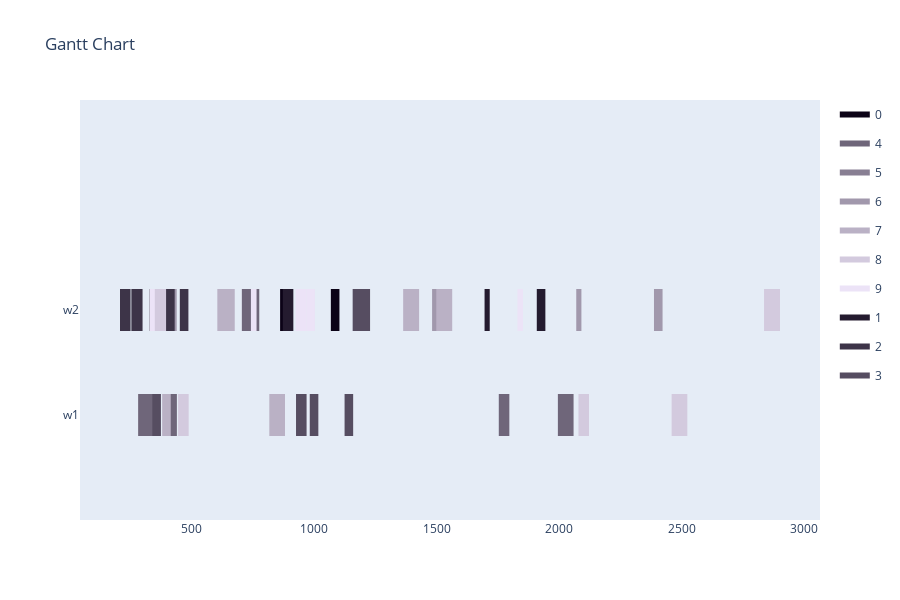

Source (notebook cell):
### Markdown cell above
Config 3 - Only valid mutations for time slots

### Code cell
optimizer = BaseGA(env)
optimizer.configure('tardiness', 'twopointcrossover', 'roulettewheel', 'onlyfeasibletimeslot')
last_time_slot = 0
for order in orders:
    if order[1] > last_time_slot:
        last_time_slot = order[1]
# all parameters after offspring_amount are optional (in this case -> verbose=True)
result, best_fitness_history, average_fitness_history, best_generation_history, feasible_gen = optimizer.optimize(orders, max_generations, earliest_time_slot, last_time_slot, population_size, offspring_amount, verbose=True)
workstation_assignments = reformat_result(result, orders, env)
visualize(workstation_assignments, best_fitness_history, average_fitness_history, best_generation_history, feasible_gen)

### Figure 1 — Plotly figure (JSON) as saved in the notebook; plotly's stock layout.template omitted (floating-point values rounded to 4 significant figures)
{"data": [{"fill": "toself", "fillcolor": "rgb(11, 2, 22)", "hoverinfo": "name", "legendgroup": "rgb(11, 2, 22)", "mode": "none", "name": "0", "type": "scatter", "x": [1069, 1104, 1104, 1069, 1069, 389, 432, 432, 389, 389, 330, 353, 353, 330, 330, 862, 905, 905, 862, 862, 356, 391, 391, 356], "y": [0.8, 0.8, 1.2, 1.2, null, 0.8, 0.8, 1.2, 1.2, null, 0.8, 0.8, 1.2, 1.2, null, 0.8, 0.8, 1.2, 1.2, null, 0.8, 0.8, 1.2, 1.2]}, {"fill": "toself", "fillcolor": "rgb(111, 102, 122)", "hoverinfo": "name", "legendgroup": "rgb(111, 102, 122)", "mode": "none", "name": "4", "type": "scatter", "x": [706, 777, 777, 706, 706, 398, 441, 441, 398, 398, 283, 347, 347, 283, 283, 1995, 2059, 2059, 1995, 1995, 1754, 1797, 1797, 1754], "y": [0.8, 0.8, 1.2, 1.2, null, -0.2, -0.2, 0.2, 0.2, null, -0.2, -0.2, 0.2, 0.2, null, -0.2, -0.2, 0.2, 0.2, null, -0.2, -0.2, 0.2, 0.2]}, {"fill": "toself", "fillcolor": "rgb(136, 127, 147)", "hoverinfo": "name", "legendgroup": "rgb(136, 127, 147)", "mode": "none", "name": "5", "type": "scatter", "x": [369, 390, 390, 369, 369, 403, 438, 438, 403, 403, 370, 413, 413, 370, 370, 346, 381, 381, 346, 346, 212, 247, 247, 212], "y": [0.8, 0.8, 1.2, 1.2, null, 0.8, 0.8, 1.2, 1.2, null, 0.8, 0.8, 1.2, 1.2, null, 0.8, 0.8, 1.2, 1.2, null, 0.8, 0.8, 1.2, 1.2]}, {"fill": "toself", "fillcolor": "rgb(161, 152, 172)", "hoverinfo": "name", "legendgroup": "rgb(161, 152, 172)", "mode": "none", "name": "6", "type": "scatter", "x": [2387, 2422, 2422, 2387, 2387, 1484, 1519, 1519, 1484, 1484, 1482, 1525, 1525, 1482, 1482, 397, 440, 440, 397, 397, 2070, 2091, 2091, 2070], "y": [0.8, 0.8, 1.2, 1.2, null, 0.8, 0.8, 1.2, 1.2, null, 0.8, 0.8, 1.2, 1.2, null, 0.8, 0.8, 1.2, 1.2, null, 0.8, 0.8, 1.2, 1.2]}, {"fill": "toself", "fillcolor": "rgb(186, 177, 197)", "hoverinfo": "name", "legendgroup": "rgb(186, 177, 197)", "mode": "none", "name": "7", "type": "scatter", "x": [606, 677, 677, 606, 606, 1499, 1564, 1564, 1499, 1499, 1364, 1429, 1429, 1364, 1364, 818, 882, 882, 818, 818, 381, 416, 416, 381], "y": [0.8, 0.8, 1.2, 1.2, null, 0.8, 0.8, 1.2, 1.2, null, 0.8, 0.8, 1.2, 1.2, null, -0.2, -0.2, 0.2, 0.2, null, -0.2, -0.2, 0.2, 0.2]}, {"fill": "toself", "fillcolor": "rgb(211, 202, 222)", "hoverinfo": "name", "legendgroup": "rgb(211, 202, 222)", "mode": "none", "name": "8", "type": "scatter", "x": [335, 406, 406, 335, 335, 2836, 2901, 2901, 2836, 2836, 2459, 2523, 2523, 2459, 2459, 446, 489, 489, 446, 446, 2079, 2122, 2122, 2079], "y": [0.8, 0.8, 1.2, 1.2, null, 0.8, 0.8, 1.2, 1.2, null, -0.2, -0.2, 0.2, 0.2, null, -0.2, -0.2, 0.2, 0.2, null, -0.2, -0.2, 0.2, 0.2]}, {"fill": "toself", "fillcolor": "rgb(236, 227, 247)", "hoverinfo": "name", "legendgroup": "rgb(236, 227, 247)", "mode": "none", "name": "9", "type": "scatter", "x": [969, 1004, 1004, 969, 969, 925, 968, 968, 925, 925, 743, 766, 766, 743, 743, 330, 351, 351, 330, 330, 1830, 1853, 1853, 1830], "y": [0.8, 0.8, 1.2, 1.2, null, 0.8, 0.8, 1.2, 1.2, null, 0.8, 0.8, 1.2, 1.2, null, 0.8, 0.8, 1.2, 1.2, null, 0.8, 0.8, 1.2, 1.2]}, {"fill": "toself", "fillcolor": "rgb(36, 27, 47)", "hoverinfo": "name", "legendgroup": "rgb(36, 27, 47)", "mode": "none", "name": "1", "type": "scatter", "x": [1696, 1717, 1717, 1696, 1696, 257, 292, 292, 257, 257, 873, 916, 916, 873, 873, 1175, 1210, 1210, 1175, 1175, 1909, 1944, 1944, 1909], "y": [0.8, 0.8, 1.2, 1.2, null, 0.8, 0.8, 1.2, 1.2, null, 0.8, 0.8, 1.2, 1.2, null, 0.8, 0.8, 1.2, 1.2, null, 0.8, 0.8, 1.2, 1.2]}, {"fill": "toself", "fillcolor": "rgb(61, 52, 72)", "hoverinfo": "name", "legendgroup": "rgb(61, 52, 72)", "mode": "none", "name": "2", "type": "scatter", "x": [258, 301, 301, 258, 258, 209, 252, 252, 209, 209, 397, 432, 432, 397, 397, 256, 299, 299, 256, 256, 453, 488, 488, 453], "y": [0.8, 0.8, 1.2, 1.2, null, 0.8, 0.8, 1.2, 1.2, null, 0.8, 0.8, 1.2, 1.2, null, 0.8, 0.8, 1.2, 1.2, null, 0.8, 0.8, 1.2, 1.2]}, {"fill": "toself", "fillcolor": "rgb(86, 77, 97)", "hoverinfo": "name", "legendgroup": "rgb(86, 77, 97)", "mode": "none", "name": "3", "type": "scatter", "x": [1158, 1229, 1229, 1158, 1158, 1125, 1160, 1160, 1125, 1125, 927, 970, 970, 927, 927, 983, 1018, 1018, 983, 983, 341, 376, 376, 341], "y": [0.8, 0.8, 1.2, 1.2, null, -0.2, -0.2, 0.2, 0.2, null, -0.2, -0.2, 0.2, 0.2, null, -0.2, -0.2, 0.2, 0.2, null, -0.2, -0.2, 0.2, 0.2]}, {"legendgroup": "rgb(11, 2, 22)", "marker": {"color": "rgb(11, 2, 22)", "opacity": 0, "size": 1}, "mode": "markers", "name": "", "showlegend": false, "text": [null, null, null, null, null, null, null, null, null, null], "type": "scatter", "x": [1069, 1104, 389, 432, 330, 353, 862, 905, 356, 391], "y": [1, 1, 1, 1, 1, 1, 1, 1, 1, 1]}, {"legendgroup": "rgb(111, 102, 122)", "marker": {"color": "rgb(111, 102, 122)", "opacity": 0, "size": 1}, "mode": "markers", "name": "", "showlegend": false, "text": [null, null, null, null, null, null, null, null, null, null], "type": "scatter", "x": [706, 777, 398, 441, 283, 347, 1995, 2059, 1754, 1797], "y": [1, 1, 0, 0, 0, 0, 0, 0, 0, 0]}, {"legendgroup": "rgb(136, 127, 147)", "marker": {"color": "rgb(136, 127, 147)", "opacity": 0, "size": 1}, "mode": "markers", "name": "", "showlegend": false, "text": [null, null, null, null, null, null, null, null, null, null], "type": "scatter", "x": [369, 390, 403, 438, 370, 413, 346, 381, 212, 247], "y": [1, 1, 1, 1, 1, 1, 1, 1, 1, 1]}, {"legendgroup": "rgb(161, 152, 172)", "marker": {"color": "rgb(161, 152, 172)", "opacity": 0, "size": 1}, "mode": "markers", "name": "", "showlegend": false, "text": [null, null, null, null, null, null, null, null, null, null], "type": "scatter", "x": [2387, 2422, 1484, 1519, 1482, 1525, 397, 440, 2070, 2091], "y": [1, 1, 1, 1, 1, 1, 1, 1, 1, 1]}, {"legendgroup": "rgb(186, 177, 197)", "marker": {"color": "rgb(186, 177, 197)", "opacity": 0, "size": 1}, "mode": "markers", "name": "", "showlegend": false, "text": [null, null, null, null, null, null, null, null, null, null], "type": "scatter", "x": [606, 677, 1499, 1564, 1364, 1429, 818, 882, 381, 416], "y": [1, 1, 1, 1, 1, 1, 0, 0, 0, 0]}, {"legendgroup": "rgb(211, 202, 222)", "marker": {"color": "rgb(211, 202, 222)", "opacity": 0, "size": 1}, "mode": "markers", "name": "", "showlegend": false, "text": [null, null, null, null, null, null, null, null, null, null], "type": "scatter", "x": [335, 406, 2836, 2901, 2459, 2523, 446, 489, 2079, 2122], "y": [1, 1, 1, 1, 0, 0, 0, 0, 0, 0]}, {"legendgroup": "rgb(236, 227, 247)", "marker": {"color": "rgb(236, 227, 247)", "opacity": 0, "size": 1}, "mode": "markers", "name": "", "showlegend": false, "text": [null, null, null, null, null, null, null, null, null, null], "type": "scatter", "x": [969, 1004, 925, 968, 743, 766, 330, 351, 1830, 1853], "y": [1, 1, 1, 1, 1, 1, 1, 1, 1, 1]}, {"legendgroup": "rgb(36, 27, 47)", "marker": {"color": "rgb(36, 27, 47)", "opacity": 0, "size": 1}, "mode": "markers", "name": "", "showlegend": false, "text": [null, null, null, null, null, null, null, null, null, null], "type": "scatter", "x": [1696, 1717, 257, 292, 873, 916, 1175, 1210, 1909, 1944], "y": [1, 1, 1, 1, 1, 1, 1, 1, 1, 1]}, {"legendgroup": "rgb(61, 52, 72)", "marker": {"color": "rgb(61, 52, 72)", "opacity": 0, "size": 1}, "mode": "markers", "name": "", "showlegend": false, "text": [null, null, null, null, null, null, null, null, null, null], "type": "scatter", "x": [258, 301, 209, 252, 397, 432, 256, 299, 453, 488], "y": [1, 1, 1, 1, 1, 1, 1, 1, 1, 1]}, {"legendgroup": "rgb(86, 77, 97)", "marker": {"color": "rgb(86, 77, 97)", "opacity": 0, "size": 1}, "mode": "markers", "name": "", "showlegend": false, "text": [null, null, null, null, null, null, null, null, null, null], "type": "scatter", "x": [1158, 1229, 1125, 1160, 927, 970, 983, 1018, 341, 376], "y": [1, 1, 0, 0, 0, 0, 0, 0, 0, 0]}], "layout": {"height": 600, "hovermode": "closest", "showlegend": true, "title": {"text": "Gantt Chart"}, "xaxis": {"rangeselector": {"buttons": [{"count": 7, "label": "1w", "step": "day", "stepmode": "backward"}, {"count": 1, "label": "1m", "step": "month", "stepmode": "backward"}, {"count": 6, "label": "6m", "step": "month", "stepmode": "backward"}, {"count": 1, "label": "YTD", "step": "year", "stepmode": "todate"}, {"count": 1, "label": "1y", "step": "year", "stepmode": "backward"}, {"step": "all"}]}, "showgrid": false, "type": "linear", "zeroline": false}, "yaxis": {"autorange": false, "range": [-1, 3], "showgrid": false, "ticktext": ["w1", "w2"], "tickvals": [0, 1], "zeroline": false}}}
